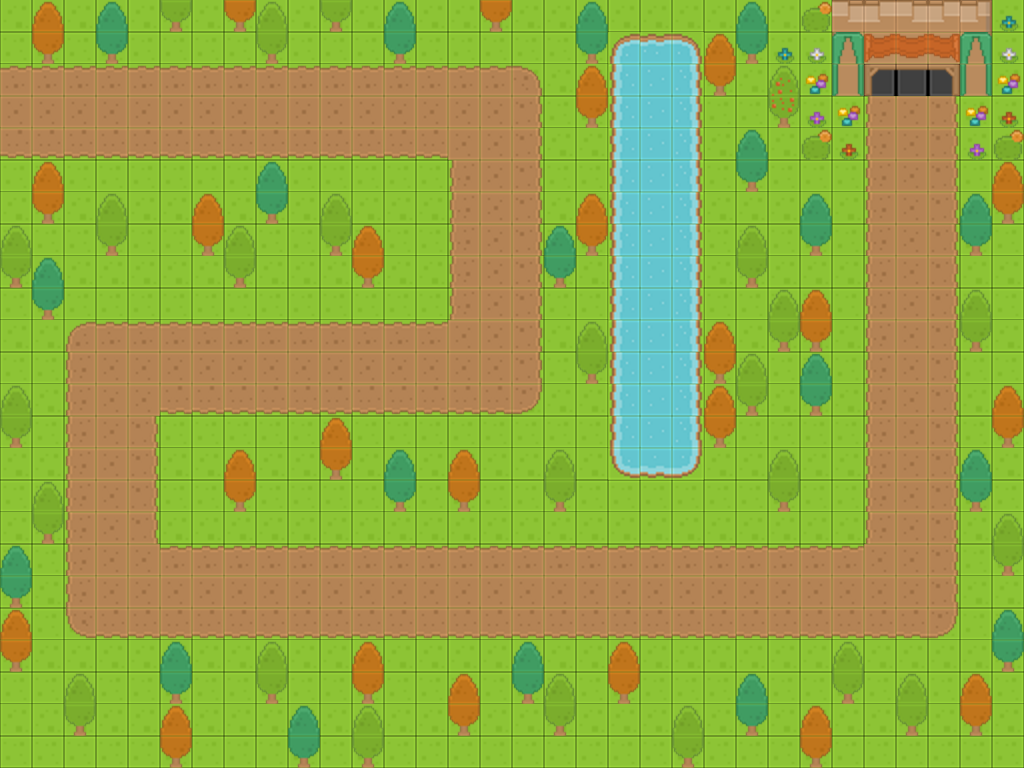

Rendered tile map (Tiled .tmx) drawn with the repository's tilesets; below, a short description and the map source with its tile grids summarised:
An orthogonal 32x24 tile map with 32x32 px tiles, 4 tile layers (grass, path, scenery, flowers) and 16 objects (7x path_rect, player_base, 1x, 3x, 2y, ...).

<map version="1.2" tiledversion="1.3.4" orientation="orthogonal" renderorder="right-down" width="32" height="24" tilewidth="32" tileheight="32" infinite="0" nextlayerid="8" nextobjectid="20">
 <tileset firstgid="1" source="roguelikeSheet_transparent 32 - 2 space.tsx" />
 <layer id="1" name="grass" width="32" height="24">
  <data>[768 cells, 768 non-empty, 4 distinct tile ids]</data>
 </layer>
 <layer id="2" name="path" width="32" height="24">
  <data>[768 cells, 264 non-empty, 16 distinct tile ids]</data>
 </layer>
 <layer id="6" name="scenery" width="32" height="24">
  <data>[768 cells, 199 non-empty, 31 distinct tile ids]</data>
 </layer>
 <layer id="7" name="flowers" width="32" height="24">
  <data>[768 cells, 0 non-empty, 0 distinct tile ids]</data>
 </layer>
 <objectgroup id="5" name="path_rects">
  <object id="12" name="path_rect" x="0" y="64" width="544" height="96" />
  <object id="13" name="path_rect" x="448" y="160" width="96" height="256" />
  <object id="14" name="path_rect" x="64" y="320" width="384" height="96" />
  <object id="15" name="path_rect" x="64" y="416" width="96" height="224" />
  <object id="17" name="path_rect" x="160" y="544" width="800" height="96" />
  <object id="18" name="path_rect" x="864" y="96" width="96" height="448" />
  <object id="19" name="path_rect" x="832" y="0" width="160" height="96" />
 </objectgroup>
 <objectgroup id="4" name="base">
  <object id="8" name="player_base" type="player_base" x="832" y="0" width="160" height="96" />
 </objectgroup>
 <objectgroup id="3" name="turn triggers">
  <object id="1" name="mob_target_x" type="1x" x="496" y="64">
   <point />
  </object>
  <object id="2" name="mob_target_x" type="3x" x="112" y="320">
   <point />
  </object>
  <object id="3" name="mob_target_y" type="2y" x="448" y="368">
   <point />
  </object>
  <object id="4" name="mob_target_y" type="4y" x="160" y="592">
   <point />
  </object>
  <object id="5" name="mob_target_x" type="5x" x="912" y="544">
   <point />
  </object>
  <object id="9" name="mob_target_y" type="6y" x="864" y="64">
   <point />
  </object>
  <object id="10" name="mob_start" type="y" x="0" y="112">
   <properties>
    <property name="value" value="112" />
   </properties>
   <point />
  </object>
  <object id="11" name="path_width" x="0" y="67" width="8" height="90">
   <properties>
    <property name="value" value="90" />
   </properties>
  </object>
 </objectgroup>
</map>